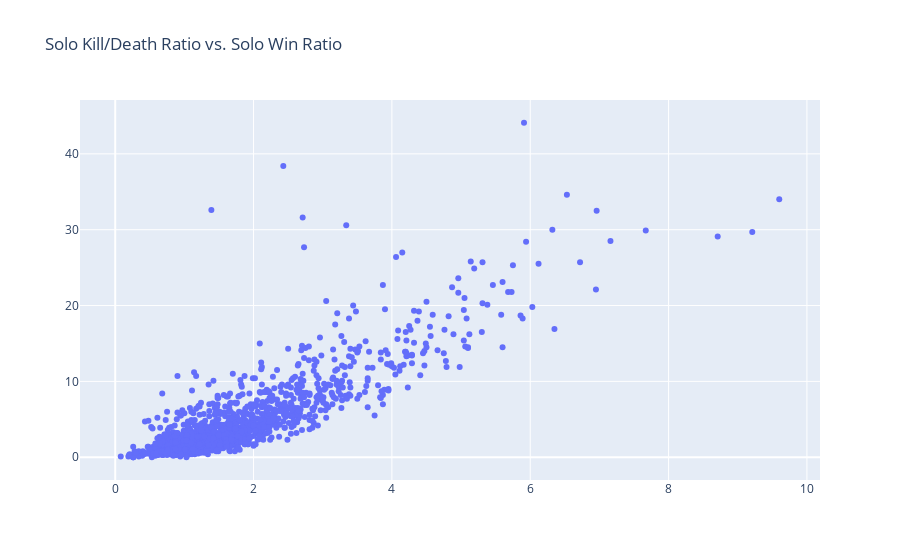

Notebook cell for this chart:
### Code cell
import plotly.graph_objects as go
from plotly.subplots import make_subplots

fig = make_subplots()
fig.add_trace(go.Scatter(x=players_stats_df['Solo kd'],y=players_stats_df['Solo winRatio'], mode='markers', showlegend=False))
fig.update_layout(title='Solo Kill/Death Ratio vs. Solo Win Ratio', height=500)
fig.show()

### Figure 1 — Plotly figure (JSON) as saved in the notebook; plotly's stock layout.template omitted (floating-point values rounded to 4 significant figures; data arrays with more than 128 entries replaced by an {"elided": "..."} marker saying what was removed)
{"data": [{"mode": "markers", "showlegend": false, "type": "scatter", "x": {"elided": "1435 float values"}, "y": {"elided": "1435 float values"}}], "layout": {"autosize": true, "title": {"text": "Solo Kill/Death Ratio vs. Solo Win Ratio"}, "xaxis": {"anchor": "y", "autorange": true, "domain": [0, 1], "range": [-0.4861, 10.17], "type": "linear"}, "yaxis": {"anchor": "x", "autorange": true, "domain": [0, 1], "range": [-3.105, 47.21], "type": "linear"}}}
